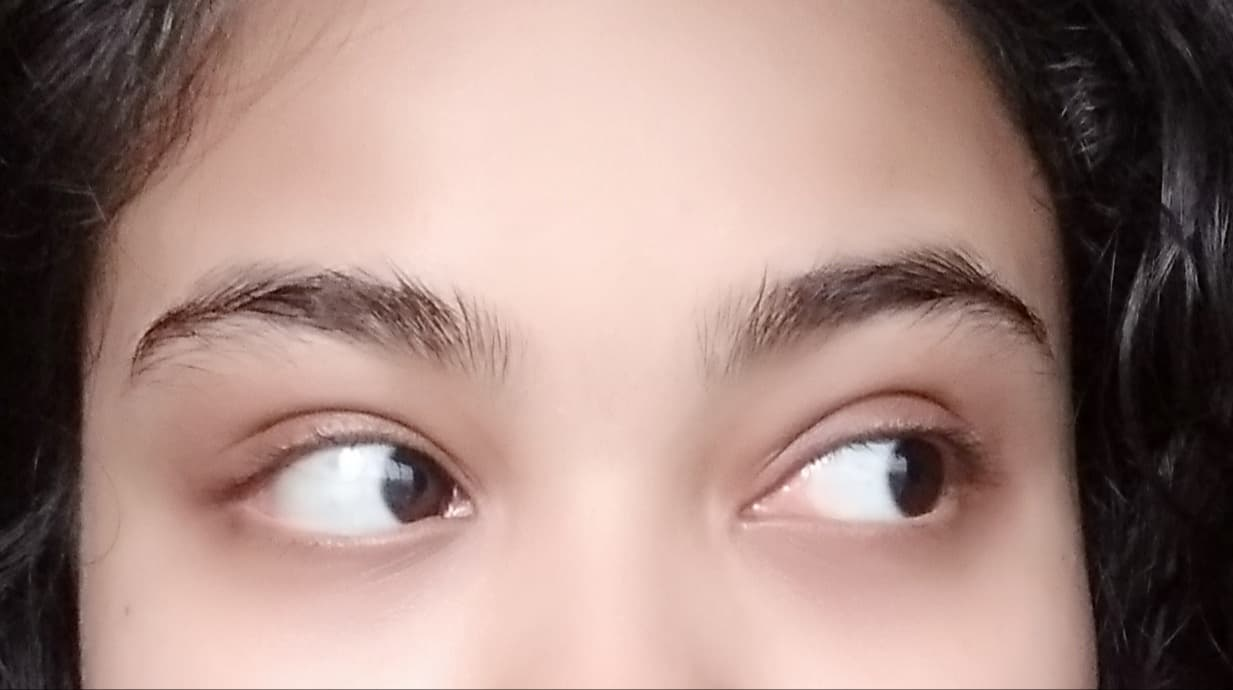
%> input picture EyeBallDetection/eye3.jpg, 1233 x 690 px
$ octave testing.m   (GNU Octave 9; MATLAB toolbox functions it lacks are replaced by stand-ins)
%> lines starting %> are read from the running program, lines starting %| are printed output that depends on the picture
clear; clc;
I=imread('eye3.jpg'); I=rgb2gray(I);
%> further down, I is the input picture: size 690x1233x3 uint8; mean R, G, B 163.2, 135.6, 128.5
%> after `I=rgb2gray(I)`:
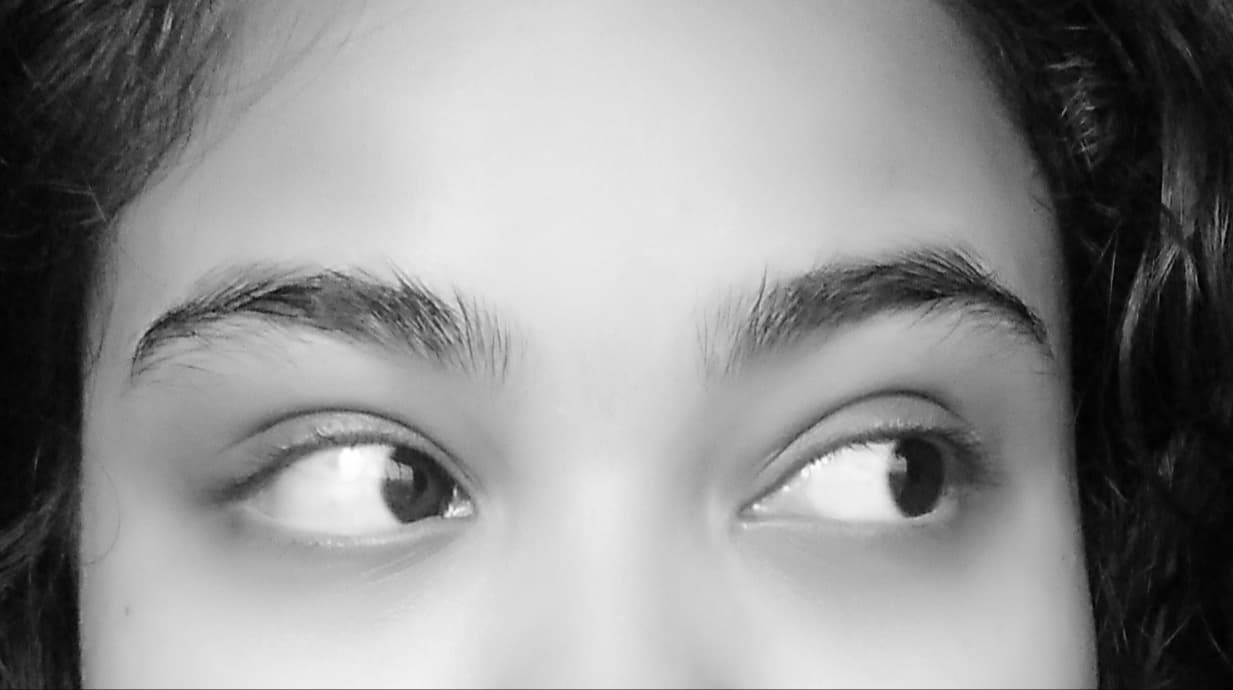
%> I: size 690x1233 uint8; min 1, max 255, mean 143.1
figure;
R=imread('RIGHT.png');
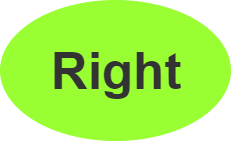
%> input picture EyeBallDetection/RIGHT.png, 231 x 141 px
%> R is the input picture: size 141x231x3 uint8; mean R, G, B 167.7, 240.6, 94.8
L=imread('LEFT.png');
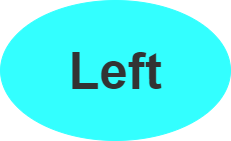
%> input picture EyeBallDetection/LEFT.png, 231 x 141 px
%> L is the input picture: size 141x231x3 uint8; mean R, G, B 94.8, 246.3, 246.3
U=imread('UP.png');
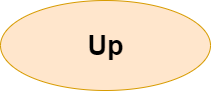
%> input picture EyeBallDetection/UP.png, 211 x 91 px
%> U is the input picture: size 91x211x3 uint8; mean R, G, B 250, 229.8, 206.5
D=imread('DOWN.png');
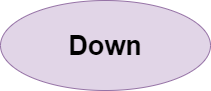
%> input picture EyeBallDetection/DOWN.png, 211 x 91 px
%> D is the input picture: size 91x211x3 uint8; mean R, G, B 222.7, 213, 227.5


subplot(2,2,1); imshow(I); title('Original Image');

%f=im2bw(straight);
%subplot(2,2,2); imshow(f); title('im2bw');
%EyeDetect= vision.CascadeObjectDetector('EyePairBig');

%to detect eyes
EyeDetect= vision.CascadeObjectDetector('RightEyeCART','MergeThreshold',40);

%crop eyes from image
BB= step(EyeDetect, I);
%> BB = [179 243 358 358]

rectangle('Position', BB, 'LineWidth', 2, 'LineStyle', '-', 'EdgeColor', 'r');

Eyes= imcrop(I, BB);
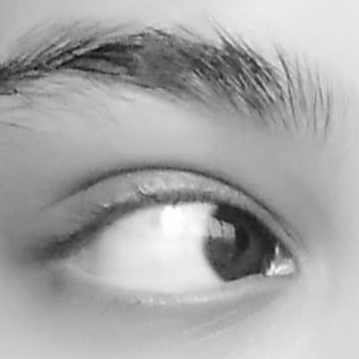
%> Eyes: size 359x359 uint8; min 11, max 255, mean 168.3
subplot(2,2,2); imshow(Eyes); title('Cropped Eyes');

[row , col]=size(Eyes);
%> row = 359; col = 359

[centers, radii, metric] = imfindcircles(Eyes, [25 50], 'ObjectPolarity','dark', 'Sensitivity', 0.93);
%> centers = [238.8 248.2; 165.3 69.82]; radii = [35.04; 39.72]; metric = [0.246; 0.0275]
a=viscircles(centers, radii,'Color','b');


disp(row);
%| 359
disp(col);
%| 359

disp(round(centers));
%|    239   248
%|    165    70


a=round(centers(1));
%> a = 239
b=round(col/2);
%> b = 180

a1=round(centers(2));
%> a1 = 165
b1=round(row/2);
%> b1 = 180


a=round(centers(1));
b=round(row/2);

disp(round(row/2))
%| 180
disp(round(col/2));
%| 180
if(a>b)
    subplot(2,2,3); imshow(R);
    disp("RIGHT");
else subplot(2,2,3);
      imshow(L)
      disp("LEFT")
end


if(a1>b1)
    subplot(2,2,4); imshow(U);
    disp(a1);
else subplot(2,2,4);
      imshow(D)
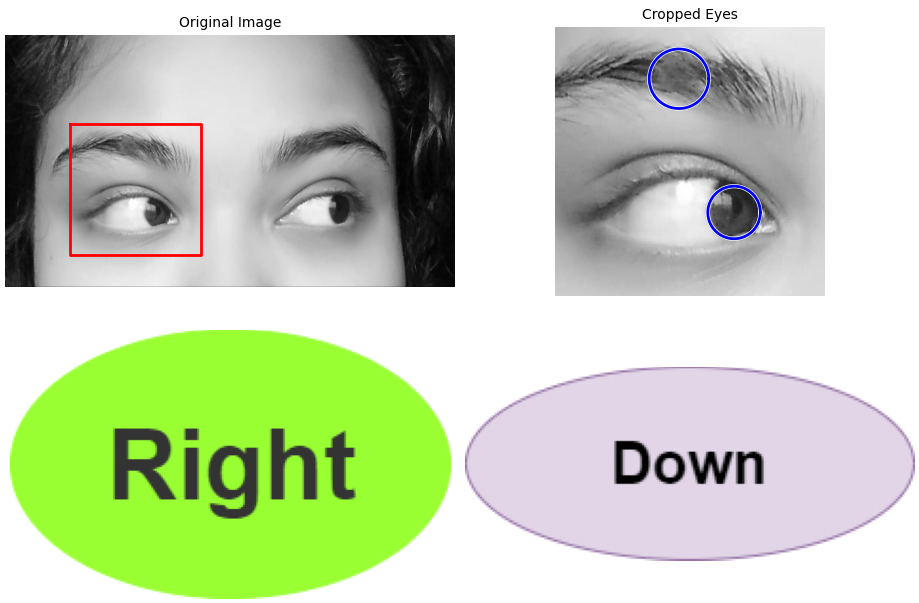
%> figure redrawn from the program's plot data, 4 panels
      disp(b1);
%| 180
end
